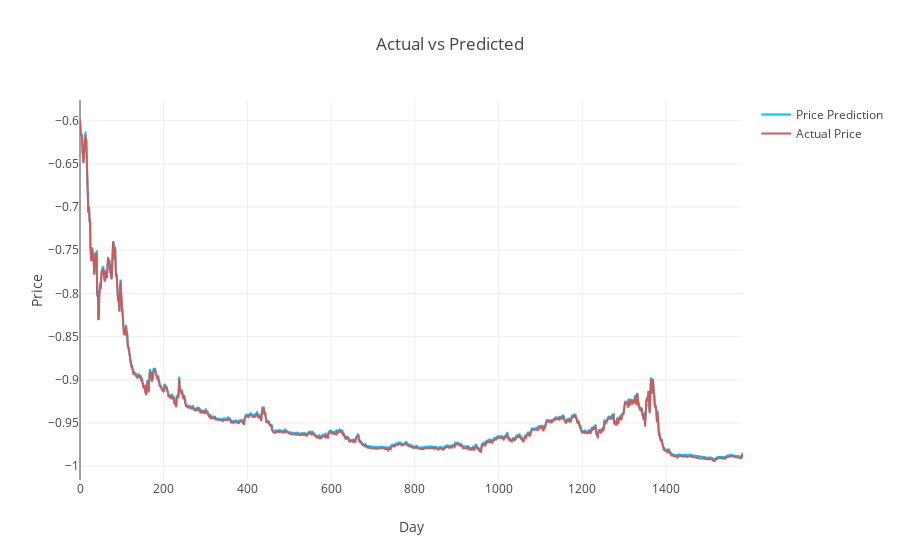

Notebook code for this chart:
### Code cell
# optimized train prediciton plot
drawing(train, opt_predct_df)

### Figure 1 — Plotly figure (JSON) as saved in the notebook; plotly's stock layout.template omitted (floating-point values rounded to 4 significant figures; data arrays with more than 128 entries replaced by an {"elided": "..."} marker saying what was removed)
{"data": [{"hoverlabel": {"namelength": -1}, "line": {"color": "rgb(0, 191, 255)", "width": 2}, "mode": "lines", "name": "Price Prediction", "type": "scatter", "x": {"elided": "1585 int values"}, "y": {"elided": "1585 float values"}}, {"line": {"color": "rgb(205, 92, 92)", "width": 2}, "mode": "lines", "name": "Actual Price", "type": "scatter", "x": {"elided": "1587 int values"}, "y": {"elided": "1585 float values"}}], "layout": {"title": "Actual vs Predicted", "xaxis": {"title": "Day"}, "yaxis": {"title": "Price"}}}
